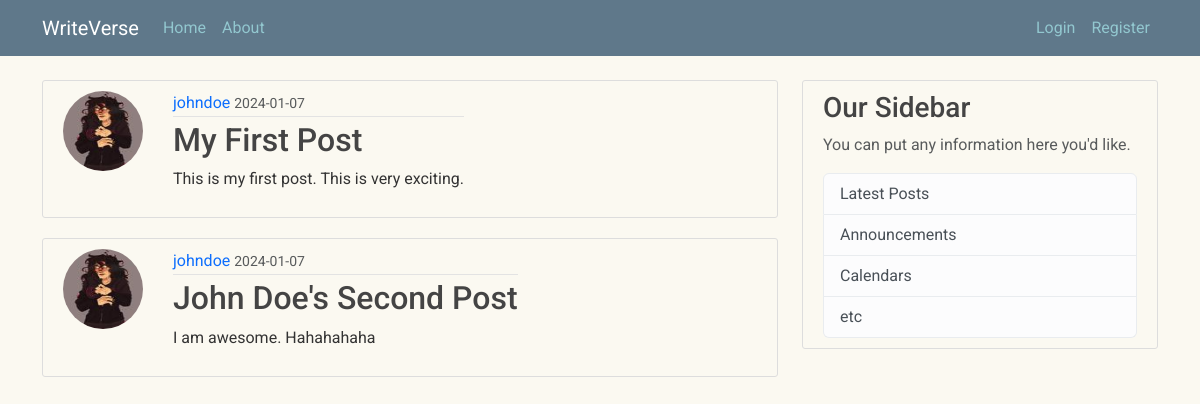
The page /home on the database its author committed.
### writeverse/models.py (models this page shows, shortened)
class Post(db.Model):
    id = db.Column(db.Integer, primary_key=True)
    title = db.Column(db.String(100), nullable=False)
    date_posted = db.Column(db.DateTime, nullable=False, default=datetime.utcnow)
    content = db.Column(db.Text, nullable=False)
    user_id = db.Column(db.Integer, db.ForeignKey('user.id'), nullable=False)

class User(db.Model, UserMixin):
    id = db.Column(db.Integer, primary_key=True)
    username = db.Column(db.String(20), unique=True, nullable=False)
    email = db.Column(db.String(120), unique=True, nullable=False)
    image_file = db.Column(db.String(20), nullable=False, default='default.jpeg')
    password = db.Column(db.String(60), nullable=False)
    posts = db.relationship('Post', backref='author', lazy=True)

### writeverse/routes.py (the view)
@app.route("/")
@app.route("/home")
def home():
    posts = Post.query.all()
    return render_template("home.html", posts=posts)

### writeverse/templates/home.html
{% extends "layout.html" %}
{% block content %}
    {% for post in posts %}
        <article class="media content-section" id="post-section">
            <img class="rounded-circle article-image" src="{{ url_for('static', filename='profile_pics/' + post.author.image_file) }}">
          <div class="media-body">
            <div class="article-metadata">
              <a class="mr-2" href="#">{{ post.author.username }}</a>
              <small class="text-muted">{{ post.date_posted.strftime('%Y-%m-%d') }}</small>
            </div>
            <h2><a class="article-title" href="{{ url_for('post', post_id=post.id) }}">{{ post.title }}</a></h2>
            <p class="article-content">{{ post.content }}</p>
          </div>
        </article>
    {% endfor %}
{% endblock content %}

### writeverse/templates/layout.html (shortened to what this page needs)
<!doctype html>
<html lang="en">
<head>
    <link href="https://cdn.jsdelivr.net/npm/bootstrap@5.3.2/dist/css/bootstrap.min.css" rel="stylesheet">
    <link rel = "stylesheet" type = "text/css" href = "{{ url_for('static', filename='main.css')}}">
</head>
<body>
    <header class="site-header">
      <nav class="navbar navbar-expand-md navbar-dark bg-steel fixed-top">
        <div class="container">
          <a class="navbar-brand mr-4" href="/">WriteVerse</a>
          <div class="collapse navbar-collapse" id="navbarToggle">
            <div class="navbar-nav mr-auto">
              <a class="nav-item nav-link" href="{{ url_for('home') }}">Home</a>
              <a class="nav-item nav-link" href="{{ url_for('about') }}">About</a>
            </div>
            <div class="navbar-nav">
                {% if current_user.is_authenticated %}
                    <a class="nav-item nav-link" href="{{ url_for('new_post') }}">New Post</a>
                    <a class="nav-item nav-link" href="{{ url_for('account') }}">Account</a>
                    <a class="nav-item nav-link" href="{{ url_for('logout') }}">Logout</a>
                {% else %}
              <a class="nav-item nav-link" href="{{ url_for('login') }}">Login</a>
              <a class="nav-item nav-link" href="{{ url_for('register') }}">Register</a>
                {% endif %}
            </div>
          </div>
        </div>
      </nav>
    </header>
    <main role="main" class="container">
      <div class="row">
        <div class="col-md-8">
            {% block content %}{% endblock %}
        </div>
        <div class="col-md-4">
          <div class="content-section">
            <h3>Our Sidebar</h3>
            <p class='text-muted'>You can put any information here you'd like.
              <ul class="list-group">
                <li class="list-group-item list-group-item-light">Latest Posts</li>
                <li class="list-group-item list-group-item-light">Announcements</li>
                <li class="list-group-item list-group-item-light">Calendars</li>
                <li class="list-group-item list-group-item-light">etc</li>
              </ul>
          </div>
        </div>
      </div>
    </main>
</body>
</html>

### writeverse/static/main.css (style rules this page uses)
body { background: #FBF9F1; color: #333333; margin-top: 5rem; font-family: 'Roboto', sans-serif; }
h1, h2, h3, h4, h5, h6 { color: #444444; }
.bg-steel { background-color: #5f788a; }
.site-header .navbar-nav .nav-link { color: #92C7CF; }
.content-section { background: #FBF9F1; padding: 10px 20px; border: 1px solid #dddddd; border-radius: 3px; margin-bottom: 20px; }
.article-title { color: #444444; }
.article-content { white-space: pre-line; }
.article-metadata { padding-bottom: 1px; margin-bottom: 4px; border-bottom: 1px solid #e3e3e3 }
a { text-decoration: none; }
.navbar-expand-md .navbar-collapse { justify-content:space-between; }
#post-section { display: flex; }
.article-image { height: 80px; width: 80px; margin-right: 30px; }

### rows shown on the page
Post: image_file (picture), author.username "johndoe", date_posted "2024-01-07", title "My First Post", content "This is my first post. This is very exciting."
Post: image_file (picture), author.username "johndoe", date_posted "2024-01-07", title "John Doe's Second Post", content "I am awesome. Hahahahaha"
